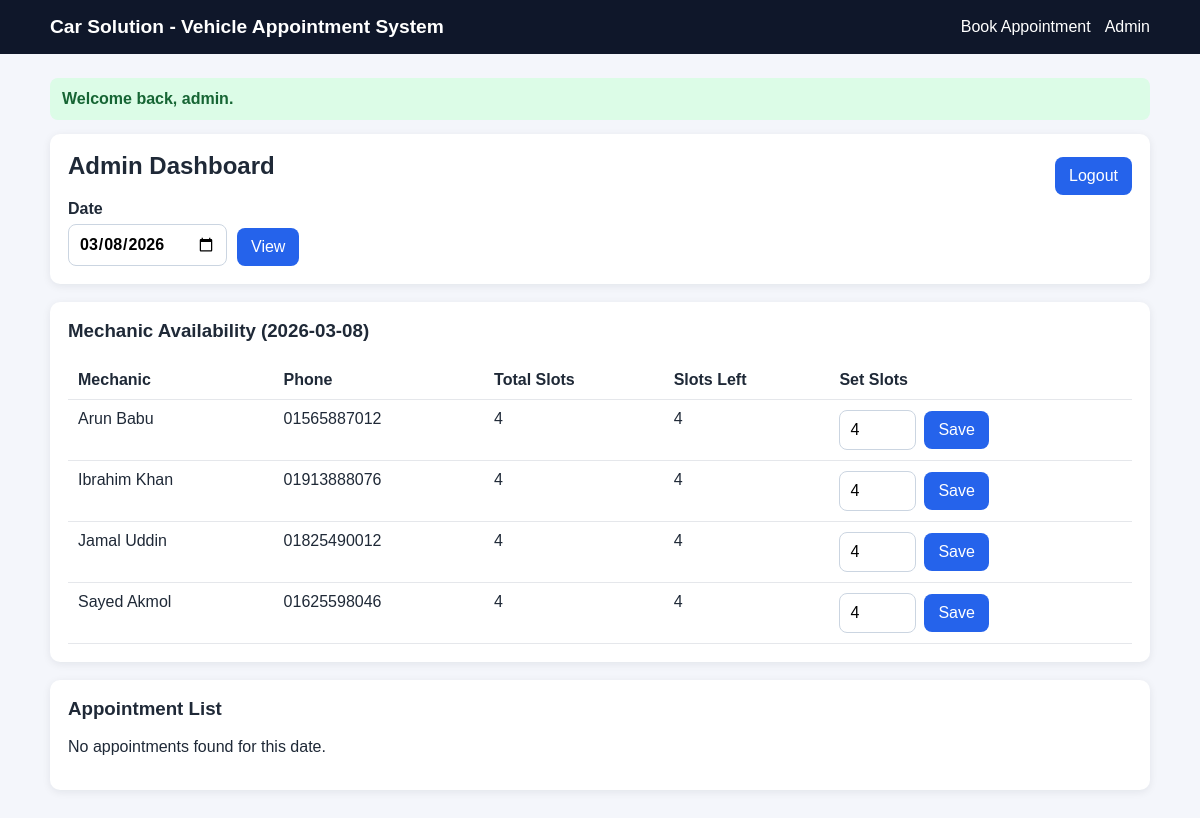
Page /admin/dashboard.php (signed in) on the committed database.
### tables this page shows
CREATE TABLE IF NOT EXISTS mechanics (
    id INT AUTO_INCREMENT PRIMARY KEY,
    name VARCHAR(100) NOT NULL,
    phone VARCHAR(30) NOT NULL,
    created_at TIMESTAMP DEFAULT CURRENT_TIMESTAMP
);

### includes/init.php (called while the page is built, shortened)
<?php
function ensure_default_admin_credentials(PDO $pdo): void
{
    $username = 'admin';
    $plainPassword = 'admin123';
    $selectStmt = $pdo->prepare('SELECT id, password_hash FROM admins WHERE username = :username LIMIT 1');
    $selectStmt->execute(['username' => $username]);
    $admin = $selectStmt->fetch();
    if (!password_verify($plainPassword, $admin['password_hash'])) {
        $updateStmt = $pdo->prepare('UPDATE admins SET password_hash = :password_hash WHERE id = :id');
        $updateStmt->execute([
            'password_hash' => password_hash($plainPassword, PASSWORD_DEFAULT),
            'id' => $admin['id'],
        ]);
    }
}
function ensure_default_mechanics(PDO $pdo): void
{
    $defaultMechanics = [
        ['name' => 'Jamal Uddin', 'phone' => '01825490012'],
        ['name' => 'Ibrahim Khan', 'phone' => '01913888076'],
        ['name' => 'Sayed Akmol', 'phone' => '01625598046'],
        ['name' => 'Arun Babu', 'phone' => '01565887012'],
    ];
    $existingStmt = $pdo->query('SELECT id FROM mechanics ORDER BY id ASC');
    $existingIds = $existingStmt->fetchAll(PDO::FETCH_COLUMN);
    $updateStmt = $pdo->prepare('UPDATE mechanics SET name = :name, phone = :phone WHERE id = :id');
    $insertStmt = $pdo->prepare('INSERT INTO mechanics (name, phone) VALUES (:name, :phone)');
    foreach ($defaultMechanics as $index => $mechanic) {
        if (isset($existingIds[$index])) {
            $updateStmt->execute([
                'id' => $existingIds[$index],
                'name' => $mechanic['name'],
                'phone' => $mechanic['phone'],
            ]);
        } else {
            $insertStmt->execute([
                'name' => $mechanic['name'],
                'phone' => $mechanic['phone'],
            ]);
        }
    }
}
function ensure_mechanic_slot_table(PDO $pdo): void
{
    $pdo->exec(
        'CREATE TABLE IF NOT EXISTS mechanic_daily_slots (
            id INT AUTO_INCREMENT PRIMARY KEY,
            mechanic_id INT NOT NULL,
            slot_date DATE NOT NULL,
            total_slots INT NOT NULL DEFAULT 4,
            created_at TIMESTAMP DEFAULT CURRENT_TIMESTAMP,
            updated_at TIMESTAMP DEFAULT CURRENT_TIMESTAMP ON UPDATE CURRENT_TIMESTAMP,
            CONSTRAINT fk_daily_slots_mechanic
                FOREIGN KEY (mechanic_id) REFERENCES mechanics(id)
                ON DELETE CASCADE ON UPDATE CASCADE,
            UNIQUE KEY uq_mechanic_date (mechanic_id, slot_date)
        ) ENGINE=InnoDB DEFAULT CHARSET=utf8mb4 COLLATE=utf8mb4_unicode_ci'
    );
    $hasTotalSlotsStmt = $pdo->query("SHOW COLUMNS FROM mechanic_daily_slots LIKE 'total_slots'");
    $hasUpdatedAtStmt = $pdo->query("SHOW COLUMNS FROM mechanic_daily_slots LIKE 'updated_at'");
    $hasUniqueKeyStmt = $pdo->query("SHOW INDEX FROM mechanic_daily_slots WHERE Key_name = 'uq_mechanic_date'");
}
function db(): PDO
{
    static $pdo = null;
    if ($pdo === null) {
        $dsn = sprintf('mysql:host=%s;port=%d;dbname=%s;charset=utf8mb4', DB_HOST, DB_PORT, DB_NAME);
        $options = [
            PDO::ATTR_ERRMODE => PDO::ERRMODE_EXCEPTION,
            PDO::ATTR_DEFAULT_FETCH_MODE => PDO::FETCH_ASSOC,
            PDO::ATTR_EMULATE_PREPARES => false,
        ];
        try {
            $pdo = new PDO($dsn, DB_USER, DB_PASS, $options);
        } catch (PDOException $exception) {
            $message = $exception->getMessage();
            $isUnknownDatabase = str_contains($message, 'Unknown database');
            if ($isUnknownDatabase) {
                try {
                    bootstrap_database_schema();
                    $pdo = new PDO($dsn, DB_USER, DB_PASS, $options);
                } catch (Throwable $bootstrapException) {
                    render_database_error_page($bootstrapException->getMessage());
                }
            } else {
                render_database_error_page($message);
            }
        }
        ensure_default_admin_credentials($pdo);
        ensure_default_mechanics($pdo);
        ensure_mechanic_slot_table($pdo);
    }
    return $pdo;
}
function esc(string $value): string
{
    return htmlspecialchars($value, ENT_QUOTES, 'UTF-8');
}
function mechanic_slots_left(int $mechanicId, string $date): int
{
    $capacity = mechanic_total_slots($mechanicId, $date);
    $stmt = db()->prepare(
        'SELECT COUNT(*) FROM appointments WHERE mechanic_id = :mechanic_id AND appointment_date = :appointment_date'
    );
    $stmt->execute([
        'mechanic_id' => $mechanicId,
        'appointment_date' => $date,
    ]);
    $booked = (int) $stmt->fetchColumn();
    return max(0, $capacity - $booked);
}
function mechanic_total_slots(int $mechanicId, string $date): int
{
    $defaultCapacity = 4;
    $stmt = db()->prepare(
        'SELECT total_slots
         FROM mechanic_daily_slots
         WHERE mechanic_id = :mechanic_id AND slot_date = :slot_date
         LIMIT 1'
    );
    $stmt->execute([
        'mechanic_id' => $mechanicId,
        'slot_date' => $date,
    ]);
    $capacity = $stmt->fetchColumn();
    if ($capacity === false) {
        return $defaultCapacity;
    }
    return max(0, (int) $capacity);
}

### admin/dashboard.php (the view, shortened to what this page needs)
<?php
require_once __DIR__ . '/../includes/init.php';
$date = isset($_GET['date']) && $_GET['date'] !== '' ? $_GET['date'] : date('Y-m-d');
$mechanicsStmt = db()->query('SELECT id, name, phone FROM mechanics ORDER BY name ASC');
$mechanics = $mechanicsStmt->fetchAll();
$appointmentStmt = db()->prepare(
    'SELECT a.id, a.client_name, a.phone, a.car_reg_no, a.car_engine_no, a.appointment_date, a.complaint, a.status,
            m.id AS mechanic_id, m.name AS mechanic_name
     FROM appointments a
     JOIN mechanics m ON a.mechanic_id = m.id
     WHERE a.appointment_date = :appointment_date
     ORDER BY a.id DESC'
);
$appointmentStmt->execute(['appointment_date' => $date]);
$appointments = $appointmentStmt->fetchAll();
require __DIR__ . '/../includes/header.php';
?>
<section class="card">
    <div class="row-between">
        <h2>Admin Dashboard</h2>
        <a class="link-button" href="/admin/logout.php">Logout</a>
    </div>
    <form method="get" action="/admin/dashboard.php" class="inline-filter">
        <label>Date
            <input type="date" name="date" value="<?= esc($date) ?>" min="<?= esc(date('Y-m-d')) ?>" required>
        </label>
        <button type="submit">View</button>
    </form>
</section>
<section class="card">
    <h3>Mechanic Availability (<?= esc($date) ?>)</h3>
    <table class="table">
        <thead>
            <tr>
                <th>Mechanic</th>
                <th>Phone</th>
                <th>Total Slots</th>
                <th>Slots Left</th>
                <th>Set Slots</th>
            </tr>
        </thead>
        <tbody>
        <?php foreach ($mechanics as $mechanic): ?>
            <?php
            $mechanicId = (int) $mechanic['id'];
            $totalSlots = mechanic_total_slots($mechanicId, $date);
            $slotsLeft = mechanic_slots_left($mechanicId, $date);
            ?>
            <tr>
                <td><?= esc($mechanic['name']) ?></td>
                <td><?= esc($mechanic['phone']) ?></td>
                <td><?= esc((string) $totalSlots) ?></td>
                <td><?= esc((string) $slotsLeft) ?></td>
                <td>
                    <form method="post" action="/admin/allocate_slots.php" class="status-form">
                        <input type="number" name="total_slots" value="<?= esc((string) $totalSlots) ?>" min="0" max="50" required>
                        <button type="submit">Save</button>
                    </form>
                </td>
            </tr>
        <?php endforeach; ?>
        </tbody>
    </table>
</section>
<section class="card">
    <h3>Appointment List</h3>
    <?php if (empty($appointments)): ?>
        <p>No appointments found for this date.</p>
    <?php endif; ?>
</section>
<?php require __DIR__ . '/../includes/footer.php';

### assets/css/style.css (style rules this page uses)
* { box-sizing: border-box; }
body { margin: 0; font-family: Arial, sans-serif; background: #f4f6fb; color: #1f2937; }
.card { background: #fff; border-radius: 10px; padding: 18px; margin-bottom: 18px; box-shadow: 0 2px 8px rgba(15, 23, 42, 0.08); }
h2, h3 { margin-top: 0; }
.inline-filter { display: flex; flex-wrap: wrap; gap: 10px; align-items: end; }
label { display: flex; flex-direction: column; gap: 6px; font-weight: 600; }
input, select, textarea, button { font: inherit; }
input, select, textarea { border: 1px solid #cbd5e1; border-radius: 8px; padding: 10px; background: #fff; }
button, .link-button { border: none; border-radius: 8px; background: #2563eb; color: #fff; padding: 10px 14px; cursor: pointer; text-decoration: none; display: inline-block; }
.table { width: 100%; border-collapse: collapse; }
.table th, .table td { border-bottom: 1px solid #e5e7eb; text-align: left; padding: 10px; vertical-align: top; }
.status-form { display: flex; gap: 8px; flex-wrap: wrap; align-items: center; }
.row-between { display: flex; justify-content: space-between; align-items: center; gap: 10px; }

### rows in the picture
mechanics: name "Arun Babu", phone "01565887012", totalSlots "4", id "4", total_slots "4"
mechanics: name "Ibrahim Khan", phone "01913888076", totalSlots "4", slotsLeft "4", total_slots "4"
mechanics: name "Jamal Uddin", phone "01825490012", totalSlots "4", slotsLeft "4", total_slots "4"
mechanics: name "Sayed Akmol", phone "01625598046", totalSlots "4", slotsLeft "4", total_slots "4"

### other values in the picture
$flash['message'] "Welcome back, admin."
$date "2026-03-08"
